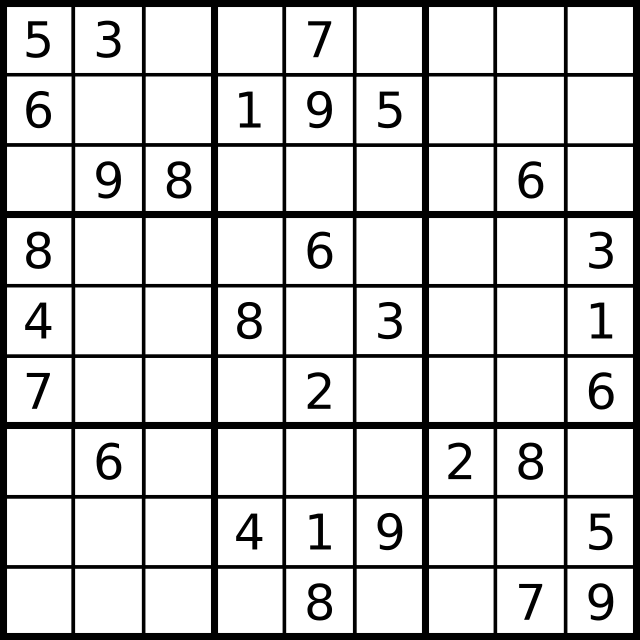
#> input picture sukoduexample.png, 640 x 640 px, given as the content of the folder ./img, which was not available
$ python sudokuCV.py
#> lines starting #> are read from the running program, lines starting #| are printed output that depends on the picture; after the words box and inside, x2 and y2 are one past the last pixel; in counts of white or black regions, pixels touching at a corner belong together; long printed decimals are rounded; pictures that were not available may be replaced by others from this repository, and a replacement may not be noted
import cv2
import numpy as np
import os
from matplotlib import pyplot as plt


input_images_directory = ".//img"

def get_images(directory):
#> called with directory = './/img'
    files = os.listdir(directory)
    result = []
    extensions = ['.png', '.jpg', '.jpeg']
    for f in files:
        if any(e in f.lower() for e in extensions):
            result.append(os.path.join(directory, f))
    return result

def resize_and_pad(img, size, padColor=0):

    h, w = img.shape[:2]
    sh, sw = size

    # interpolation method
    if h > sh or w > sw: # shrinking image
        interp = cv2.INTER_AREA
    else: # stretching image
        interp = cv2.INTER_CUBIC

    # aspect ratio of image
    aspect = w/h  # if on Python 2, you might need to cast as a float: float(w)/h

    # compute scaling and pad sizing
    if aspect > 1: # horizontal image
        new_w = sw
        new_h = np.round(new_w/aspect).astype(int)
        pad_vert = (sh-new_h)/2
        pad_top, pad_bot = np.floor(pad_vert).astype(int), np.ceil(pad_vert).astype(int)
        pad_left, pad_right = 0, 0
    elif aspect < 1: # vertical image
        new_h = sh
        new_w = np.round(new_h*aspect).astype(int)
        pad_horz = (sw-new_w)/2
        pad_left, pad_right = np.floor(pad_horz).astype(int), np.ceil(pad_horz).astype(int)
        pad_top, pad_bot = 0, 0
    else: # square image
        new_h, new_w = sh, sw
        pad_left, pad_right, pad_top, pad_bot = 0, 0, 0, 0

    # set pad color
    if len(img.shape) == 3 and not isinstance(padColor, (list, tuple, np.ndarray)): # color image but only one color provided
        padColor = [padColor]*3

    # scale and pad
    scaled_img = cv2.resize(img, (new_w, new_h), interpolation=interp)
    scaled_img = cv2.copyMakeBorder(scaled_img, pad_top, pad_bot, pad_left, pad_right, borderType=cv2.BORDER_CONSTANT, value=padColor)

    return scaled_img

imgs = get_images(input_images_directory)

def detect_cluster(xs, window):
    xs = np.sort(xs)

    current = xs[0]
    cluster = [xs[0]]
    points = []

    for i in range(0, len(xs)):
        x = xs[i]

        if abs(x - np.mean(cluster)) < window:
            cluster.append(x)
        else:
            points.append(np.mean(cluster))
            cluster = [x]

    points.append(np.mean(cluster))

    return points

def extract_cells(xs, ys):
    result = []
    for i in range(len(xs)-1):
        x1, x2 = xs[i:i+2]
        for j in range(len(ys)-1):
            y1, y2 = ys[j:j+2]
            result.append((int(x1), int(y1), int(x2), int(y2), 9*j+i))
    return result

import itertools

def img_to_grid(w, h, margin, imgs, file_name):
    n = w*h

    if len(imgs) != n:
        print(len(imgs))
        raise ValueError('Number of images  does not match.')

    img_h, img_w, img_c = imgs[0].shape

    m_x = 0
    m_y = 0
    if margin is not None:
        margin = margin[0]
        m_x = int(margin)
        m_y = m_x

    imgmatrix = np.zeros((img_h * h + m_y * (h - 1),
                          img_w * w + m_x * (w - 1),
                          img_c),
                         np.uint8)

    imgmatrix.fill(255)

    positions = itertools.product(range(w), range(h))
    for (x_i, y_i), img in zip(positions, imgs):
        x = x_i * (img_w + m_x)
        y = y_i * (img_h + m_y)
        imgmatrix[y:y+img_h, x:x+img_w, :] = img

    cv2.imwrite(file_name, imgmatrix)

for img_path in imgs:

    file_name = os.path.basename(img_path)
    output_directory = os.path.join('puzzles', file_name[:file_name.index('.')])
    if not os.path.exists(output_directory):
        os.mkdir(output_directory)

    img = cv2.imread(img_path)
#> img is the input picture: shape (640, 640, 3); min 0, max 255, mean 209.7
    img_orig = cv2.imread(img_path)

    cv2.imwrite(os.path.join(output_directory, "puzzle.png"), img)

    gray = cv2.cvtColor(img, cv2.COLOR_BGR2GRAY)
    edges = cv2.Canny(gray, 50, 150, apertureSize=3)
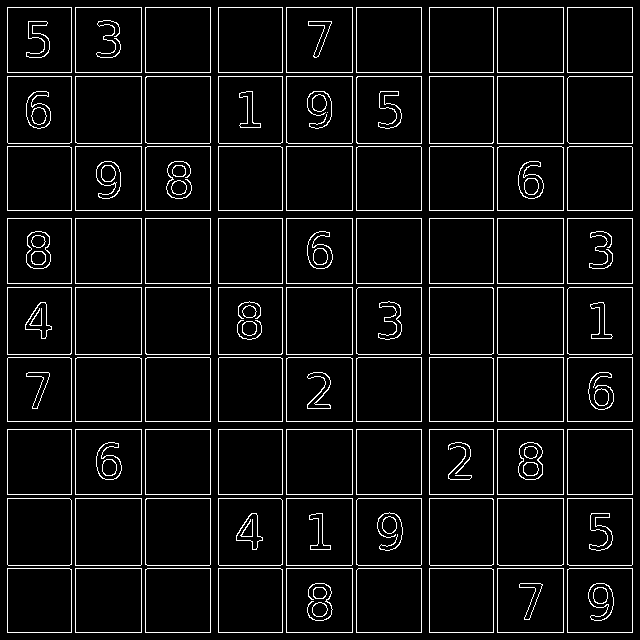
#> edges: shape (640, 640); 6.5% white in thin lines or dots
    lines = cv2.HoughLinesP(edges, 1, np.pi / 180, 100, minLineLength=100, maxLineGap=10)
#> lines = 36 rows, first 6: [7, 568, 632, 568], [567, 632, 567, 7], [7, 287, 632, 287], [493, 632, 493, 7], [218, 632, 218, 7], [8, 565, 631, 565]


    xs, ys = [], []
    for line in lines:
        x1, y1, x2, y2 = line[0]
        xs.append(x1), xs.append(x2)
        ys.append(y1), ys.append(y2)
        cv2.line(img, (x1, y1), (x2, y2), (0, 0, 255), 1)
#> this loop made 36 passes
#> (x1, y1, x2, y2) on passes 1 to 12: (7, 568, 632, 568), (567, 632, 567, 7), (7, 287, 632, 287), (493, 632, 493, 7), (218, 632, 218, 7), (8, 565, 631, 565), (421, 632, 421, 7), (8, 357, 632, 357), (7, 421, 632, 421), (429, 632, 429, 7), (71, 632, 71, 7), (8, 143, 632, 143)
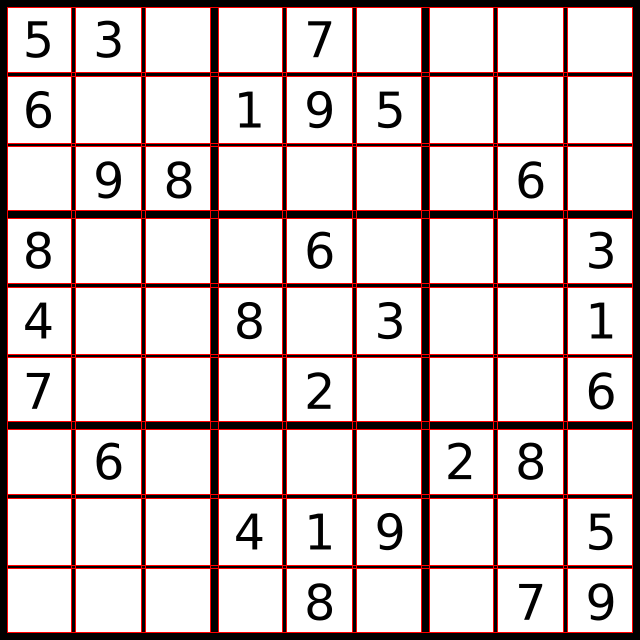
#> img: shape (640, 640, 3); 5.42% of pixels changed, all inside (x1, y1, x2, y2) = (7, 7, 633, 633)
#> after the loop, xs = 72 values, max 632 at index 1, min 7 at index 0, mean 319.3; ys = 72 values, max 632 at index 2, min 7 at index 3, mean 319.8

    cv2.imwrite(os.path.join(output_directory, "hough_lines.png"), img)

    k = 0.1
    x_window = k * np.std(xs)
#> x_window = 25.63
    y_window = k * np.std(ys)
#> y_window = 25.62
    points_x = detect_cluster(xs, x_window)
#> in detect_cluster, `xs = np.sort(xs)`: xs = 72 values from 7 to 632
#> in detect_cluster, `current = xs[0]`: current = 7
#> in detect_cluster, `cluster = [xs[0]]`: cluster = [7]
#> the loop in detect_cluster, `for i in range(0, len(xs)):` made 72 passes
#> (x, cluster) on passes 21, 25, 29, 33, 37, 41, 45, 49, 53: (71, [71]), (141, [141]), (210, [210]), (282, [282]), (352, [352]), (421, [421]), (493, [493]), (563, [563]), (631, [631])
#> after the loop in detect_cluster, `for i in range(0, len(xs)):`: points = [7.38, 73, 143, 214, 284, 354, 425, 495, 565]
#> points_x = [7.38, 73, 143, 214, 284, 354, 425, 495, 565, 631.6]
    points_y = detect_cluster(ys, y_window)
#> the loop in detect_cluster (call 2), `for i in range(0, len(xs)):` made 72 passes
#> (x, cluster) on passes 21, 25, 29, 33, 37, 41, 45, 49, 53: (72, [72]), (143, [143]), (210, [210]), (283, [283]), (354, [354]), (421, [421]), (494, [494]), (565, [565]), (631, [631])
#> points_y = [7.48, 74, 144.5, 214, 285, 355.5, 425, 496, 566.5, 631.5]

    for x in points_x:
        cv2.line(img, (int(x), 0), (int(x), 512), (0, 255, 0), thickness=1)
#> this loop made 10 passes
#> x on passes 1 to 10: 7.38, 73, 143, 214, 284, 354, 425, 495, 565, 631.6
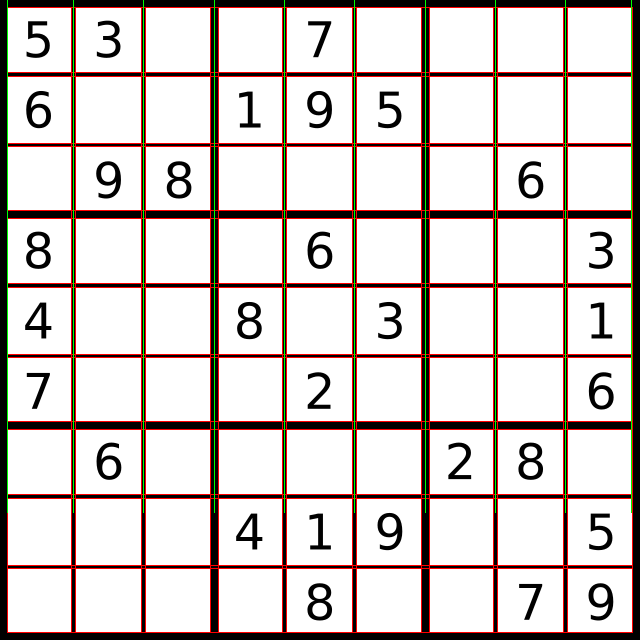
#> img: shape (640, 640, 3); 1.25% of pixels changed, all inside (x1, y1, x2, y2) = (7, 0, 632, 513)
    for y in points_y:
        cv2.line(img, (0, int(y)), (512, int(y)), (0, 255, 0), thickness=1)
#> this loop made 10 passes
#> y on passes 1 to 10: 7.48, 74, 144.5, 214, 285, 355.5, 425, 496, 566.5, 631.5
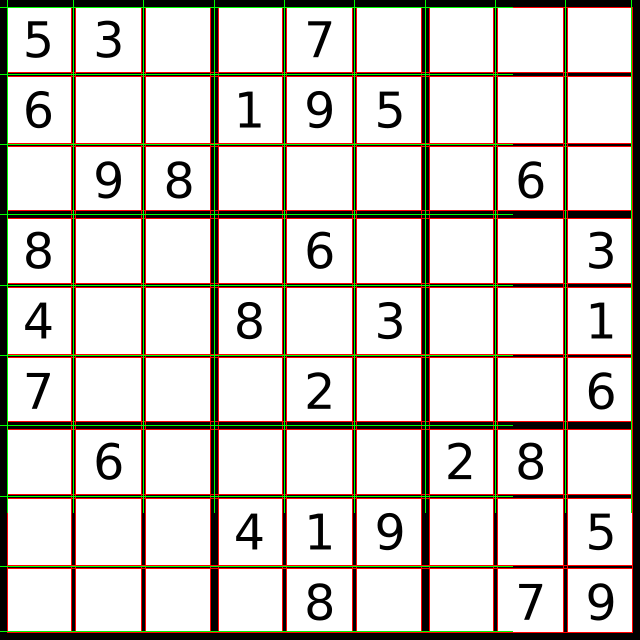
#> img: shape (640, 640, 3); 1.24% of pixels changed, all inside (x1, y1, x2, y2) = (0, 7, 513, 632)

    cv2.imwrite(os.path.join(output_directory, "grid.png"), img)

    print(points_x, points_y)
#| [7.381, 73.0, 143.0, 214.0, 284.0, 354.0, 425.0, 495.0, 565.0, 631.65] [7.476, 74.0, 144.5, 214.0, 285.0, 355.5, 425.0, 496.0, 566.5, 631.5]

    cells = extract_cells(points_x, points_y)
#> the loop in extract_cells, `for i in range(len(xs)-1):` made 9 passes
#> (x1, x2) on passes 1 to 9: (7.38, 73), (73, 143), (143, 214), (214, 284), (284, 354), (354, 425), (425, 495), (495, 565), (565, 631.6)
#> after the loop in extract_cells, `for i in range(len(xs)-1):`: result = 81 items, first 6: (7, 7, 73, 74, 0), (7, 74, 73, 144, 9), (7, 144, 73, 214, 18), (7, 214, 73, 285, 27), (7, 285, 73, 355, 36), (7, 355, 73, 425, 45)
#> cells has the same summary as result in extract_cells
    print(cells)
#> (printed output is left out)

    if len(cells) == 81:
        print('Detected grid!')
    else:
        print('Incorrect cell count.')
        continue

    cell_imgs = []

    for x1, y1, x2, y2, i in cells:
        w, h = x2 - x1, y2 - y1
        roi = gray[y1:y1+h, x1:x1+w]
        crop_size = 4
        #Tamaño orignal size = 128
        size = 28
        roi_resized = resize_and_pad(roi, (size + 2*crop_size, size + 2*crop_size), 255)
        roi_cropped = roi_resized[crop_size:crop_size+size,crop_size:crop_size+size]
        _, roi_threshold = cv2.threshold(roi_cropped, 127, 255, cv2.THRESH_BINARY_INV)

        fp = 2
        cv2.floodFill(roi_threshold, None, (fp, fp), (0, 0, 0))
        cv2.floodFill(roi_threshold, None, (fp, size-fp), (0, 0, 0))
        cv2.floodFill(roi_threshold, None, (size-fp, fp), (0, 0, 0))
        cv2.floodFill(roi_threshold, None, (size-fp, size-fp), (0, 0, 0))

        pixel_count = cv2.countNonZero(roi_threshold)
        roi_threshold_gray = cv2.cvtColor(roi_threshold, cv2.COLOR_BGR2RGB)
        cell_imgs.append(roi_threshold_gray)
        cell_name = "cell_{}".format(str(i).rjust(2, '0'))

        aux = (255-roi_threshold_gray)
        cv2.imwrite(os.path.join(output_directory, "{}.png".format(cell_name)), aux)
#> this loop made 81 passes
#> (x1, y1, x2, y2, i) on passes 20 to 31: (143, 74, 214, 144, 11), (143, 144, 214, 214, 20), (143, 214, 214, 285, 29), (143, 285, 214, 355, 38), (143, 355, 214, 425, 47), (143, 425, 214, 496, 56), (143, 496, 214, 566, 65), (143, 566, 214, 631, 74), (214, 7, 284, 74, 3), (214, 74, 284, 144, 12), (214, 144, 284, 214, 21), (214, 214, 284, 285, 30)
#> (x1, y1, x2, y2, i, aspect in resize_and_pad) on passes 1 to 6: (7, 7, 73, 74, 0, 0.985), (7, 74, 73, 144, 9, 0.943), (7, 144, 73, 214, 18, 0.943), (7, 214, 73, 285, 27, 0.93), (7, 285, 73, 355, 36, 0.943), (7, 355, 73, 425, 45, 0.943)
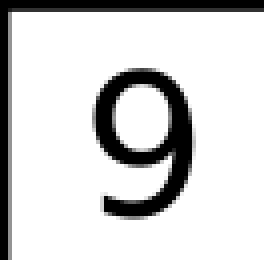
#> roi: shape (65, 66) (shown 4 times larger); min 0, max 255, mean 210.6
#> roi_threshold: shape (28, 28); 15.1% white in thin lines or dots, all inside (x1, y1, x2, y2) = (9, 5, 22, 25)

        # [7 lines of commented-out code are left out]

    img_to_grid(9, 9, (8, 8), cell_imgs, os.path.join(output_directory, "extracted.png"))
#> in img_to_grid, `imgmatrix = np.zeros((img_h * h + m_y * (h - 1), img_w * w + m_x * (w ..`: imgmatrix: shape (316, 316, 3); every value is 0
#> in img_to_grid, `imgmatrix.fill(255)`: imgmatrix: shape (316, 316, 3); every value is 255
#> the loop in img_to_grid, `for (x_i, y_i), img in zip(positions, imgs):` made 81 passes
#> (x_i, y_i) on passes 1 to 12: (0, 0), (0, 1), (0, 2), (0, 3), (0, 4), (0, 5), (0, 6), (0, 7), (0, 8), (1, 0), (1, 1), (1, 2)
#> after the loop in img_to_grid, `for (x_i, y_i), img in zip(positions, imgs):`:
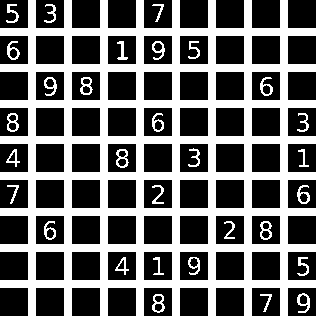
#> imgmatrix: shape (316, 316, 3); 39.2% white; 31 white regions, largest, box (x1, y1, x2, y2) and area: (0, 0, 316, 316) 36352, (297, 293, 310, 313) 118, (116, 149, 129, 168) 117


    image_rgb = cv2.cvtColor(img, cv2.COLOR_BGR2RGB)
    plt.figure(dpi=200)
    plt.imshow(image_rgb)
    plt.axis('off')

    plt.figure(figsize=(8, 3), dpi=200)
    plt.hist(xs, bins=100, color="lightgray")
    plt.xlim([0, 512])
    plt.title("X-axis")
    for x in points_x:
        plt.axvline(x, lw=2, c='salmon')
    plt.savefig(os.path.join(output_directory, "histogram_x.png"))
    # plt.show()

    plt.figure(figsize=(8, 3), dpi=200)
    plt.hist(ys, bins=100, color="lightgray")
    plt.xlim([0, 512])
    plt.title("Y-axis")
    for y in points_y:
        plt.axvline(y, lw=2, c='salmon')
    plt.savefig(os.path.join(output_directory, "histogram_y.png"))
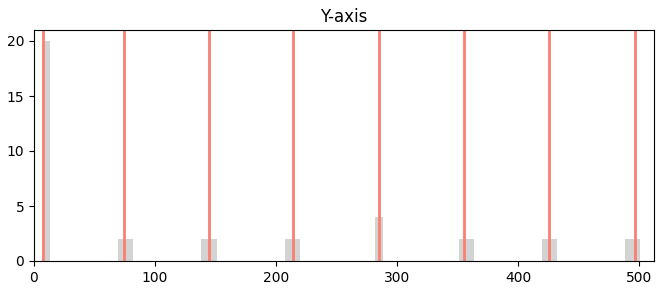
#> figure drawn by matplotlib, 1 panel
    # plt.show()
